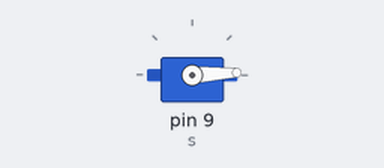
Bench run of a sketch on a simulated Arduino Uno, built with avr-gcc and run on an emulated ATmega328P. Parts: servo.

Above: at 0.05 s.
At 1.3 s:
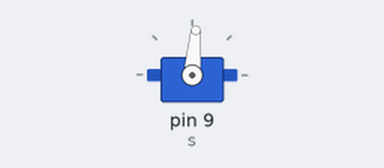
At 2.6 s:
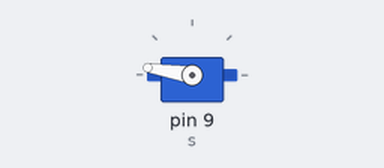
At 5.2 s:
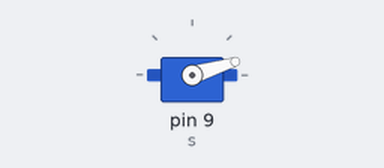
Timing chart, 0 to 7.1 s (numbered marks = the images above):
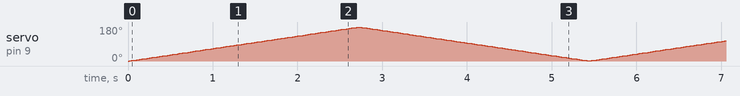

The sketch:

servo.ino
```cpp
#include<Servo.h>
Servo s;
int pos = 0;
void setup()
{
  s.attach(9);
}

void loop()
{
  for(pos =0; pos< 180; pos ++){
    s.write(pos);
    delay(15);}
   for(pos = 180; pos>0; pos--){
    s.write(pos);
    delay(15);
  }

}
```
